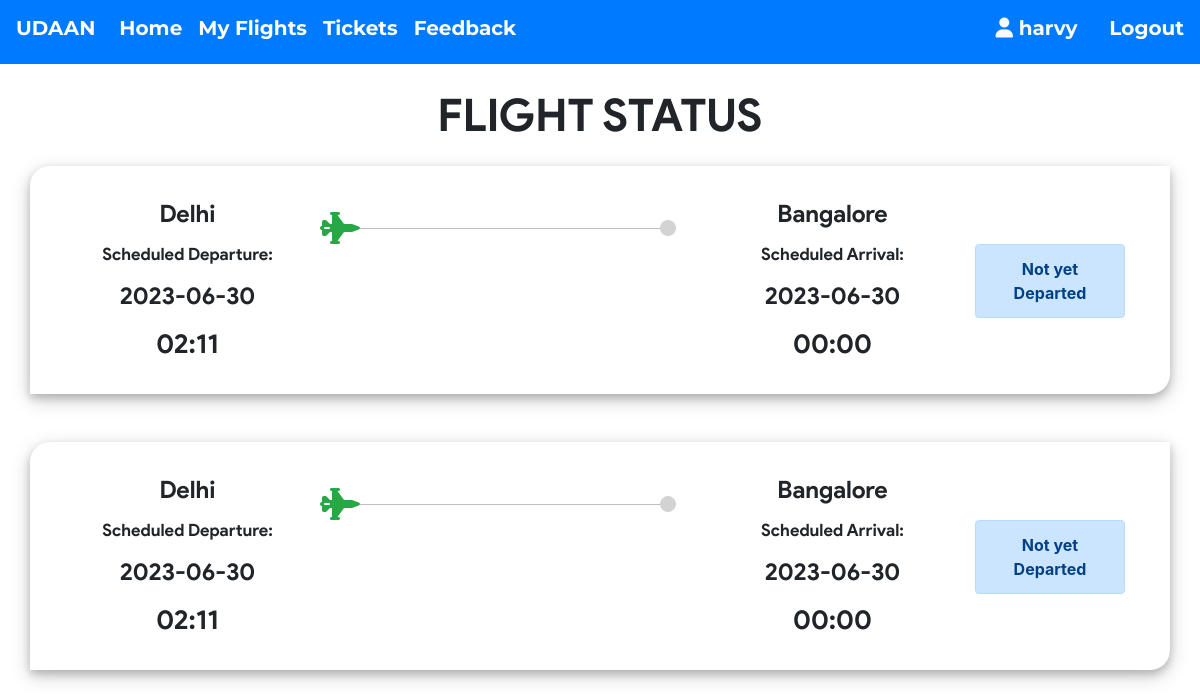
The app's page /my_flights.php (signed in) with its own data.
### tables this page shows
CREATE TABLE `ticket` (
  `ticket_id` int(11) NOT NULL,
  `passenger_id` int(11) NOT NULL,
  `flight_id` int(11) NOT NULL,
  `user_id` int(11) NOT NULL,
  `seat_no` varchar(10) NOT NULL,
  `cost` int(11) NOT NULL,
  `class` varchar(3) NOT NULL
);

CREATE TABLE `flight` (
  `flight_id` int(11) NOT NULL,
  `admin_id` int(11) NOT NULL,
  `arrivale` datetime NOT NULL,
  `departure` datetime NOT NULL,
  `Destination` varchar(20) NOT NULL,
  `source` varchar(20) NOT NULL,
  `airline` varchar(20) NOT NULL,
  `Seats` varchar(110) NOT NULL,
  `duration` varchar(20) NOT NULL,
  `Price` int(11) NOT NULL,
  `status` varchar(6) DEFAULT NULL,
  `issue` varchar(50) DEFAULT NULL,
  `last_seat` varchar(5) DEFAULT '',
  `bus_seats` int(11) DEFAULT 20,
  `last_bus_seat` varchar(5) DEFAULT ''
);

### my_flights.php (the view, shortened to what this page needs)
<?php if(isset($_SESSION['userId'])) {
    require 'helpers/init_conn_db.php';
?>
<main>
    <div class="container">
    <h1 class="text-center  mt-4 mb-4">FLIGHT STATUS</h1>
    <?php
    $sql_t = 'SELECT * FROM Ticket WHERE user_id=?';
    $stmt_t = mysqli_stmt_init($conn);
    if(!mysqli_stmt_prepare($stmt_t,$sql_t)) {
        header('Location: ticket.php?error=sqlerror');
        exit();
    } else {
        mysqli_stmt_bind_param($stmt_t,'i',$_SESSION['userId']);
        mysqli_stmt_execute($stmt_t);
        $result_t = mysqli_stmt_get_result($stmt_t);
        while($row_t = mysqli_fetch_assoc($result_t)) {
            $sql = 'SELECT * FROM Passenger_profile WHERE passenger_id=?';
            $stmt = mysqli_stmt_init($conn);
            if(!mysqli_stmt_prepare($stmt,$sql)) {
                header('Location: my_flights.php?error=sqlerror');
                exit();
            } else {
                mysqli_stmt_bind_param($stmt,'i',$row_t['passenger_id']);
                mysqli_stmt_execute($stmt);
                $result = mysqli_stmt_get_result($stmt);
                if ($row = mysqli_fetch_assoc($result)) {
                    $sql_f = 'SELECT * FROM Flight WHERE flight_id=? ';
                    $stmt_f = mysqli_stmt_init($conn);
                    if(!mysqli_stmt_prepare($stmt_f,$sql_f)) {
                        header('Location: my_flights.php?error=sqlerror');
                        exit();
                    } else {
                        mysqli_stmt_bind_param($stmt_f,'i',$row_t['flight_id']);
                        mysqli_stmt_execute($stmt_f);
                        $result_f = mysqli_stmt_get_result($stmt_f);
                        if($row_f = mysqli_fetch_assoc($result_f)) {
                            $date_time_dep = $row_f['departure'];
                            $date_dep = substr($date_time_dep,0,10);
                            $time_dep = substr($date_time_dep,10,6) ;
                            $date_time_arr = $row_f['arrivale'];
                            $date_arr = substr($date_time_arr,0,10);
                            $time_arr = substr($date_time_arr,10,6) ;
                            if($row_f['status'] === '') {
                                $status = "Not yet Departed";
                                $alert = 'alert-primary';
                            } else if($row_f['status'] === 'dep') {
                                $status = "Departed";
                                $alert = 'alert-info';
                            } else if($row_f['status'] === 'issue') {
                                $status = "Delayed";
                                $alert = 'alert-danger';
                            } else if($row_f['status'] === 'arr') {
                                $status = "Arrived";
                                $alert = 'alert-success';
                            }
                            echo '
                            <div class="row out mb-5 ">
                                <div class="col-md-4 order-lg-3 order-md-1"> ';
                                if($row_f['status'] === 'arr') {
                                    echo '
                                    <div class="row">
                                        <div class="col-1 p-0 m-0">
                                            <i class="fa fa-circle mt-4 text-success"
                                                style="float: right;"></i>
                                        </div>
                                        <div class="col-10 p-0 m-0 mt-3" style="float: right;">
                                            <hr class="bg-success">
                                        </div>
                                        <div class="col-1 p-0 m-0">
                                            <i class="fa fa-2x fa-fighter-jet mt-3 text-success"
                                                ></i>
                                        </div>
                                    </div>
                                    ';
                                } else {
                                    echo '
                                    <div class="row">
                                        <div class="col-1 p-0 m-0">
                                            <i class="fa fa-2x fa-fighter-jet mt-3 text-success"
                                                style="float: right;"></i>
                                        </div>
                                        <div class="col-10 p-0 m-0 mt-3" style="float: right;">
                                            <hr style="background-color: lightgrey;">
                                        </div>
                                        <div class="col-1 p-0 m-0">
                                            <i class="fa fa-circle mt-4"
                                                style="color: lightgrey;"></i>
                                        </div>
                                    </div>
                                    ';
                                }
                                    echo '
                                </div>
                                <div class="col-md-3 col-6 order-md-2 pl-0 text-center
                                    order-lg-2 card-dep">
                                    <p class="city">'.$row_f['source'].'</p>
                                    <p class="stat">Scheduled Departure:</p>
                                    <p class="date">'.$date_dep.'</p>
                                    <p class="time">'.$time_dep.'</p>
                                </div>
                                <div class="col-md-3 col-6 order-md-4 pr-0 text-center
                                    order-lg-4 card-arr"
                                    style="float: right;">
                                    <p class="city">'.$row_f['Destination'].'</p>
                                    <p class="stat">Scheduled Arrival:</p>
                                    <p class="date">'.$date_arr.'</p>
                                    <p class="time">'.$time_arr.'</p>
                                </div>
                                <div class="col-lg-2 order-md-12">
                                    <div class="alert '.$alert.' mt-5 text-center"
                                        role="alert">
                                        '.$status.'
                                    </div>
                                </div>
                            </div> ';
                        }
                    }
                }
            }
        }
    }
    ?>
</div>
</main>
<?php } ?>

### my_flights.php (style rules this page uses)
body { background: transparent; }
div.out { padding: 30px; box-shadow: 0 4px 8px 0 rgba(0, 0, 0, 0.2), 0 6px 20px 0 rgba(0, 0, 0, 0.19); border-top-left-radius: 20px; border-bottom-right-radius: 20px; }
.city { font-size: 24px; }
p { margin-bottom: 10px; font-family: product sans; }
.alert { font-weight: bold; }
.date { font-size: 24px; }
.time { font-size: 27px; margin-bottom: 0px; }
.stat { font-size: 17px; }
h1 { font-weight: lighter !important; font-size: 45px !important; margin-bottom: 20px; font-family :'product sans' !important; font-weight: bolder; }
.row { background-color: white; }

### records on screen
ticket: flight.source "Delhi", flight.departure "2023-06-30", flight.departure "02:11", flight.Destination "Bangalore", flight.arrivale "2023-06-30", flight.arrivale "00:00", flight.status "Not yet Departed"
ticket: flight.source "Delhi", flight.departure "2023-06-30", flight.departure "02:11", flight.Destination "Bangalore", flight.arrivale "2023-06-30", flight.arrivale "00:00", flight.status "Not yet Departed"

### other values on screen
$_SESSION['userUid'] "harvy"
